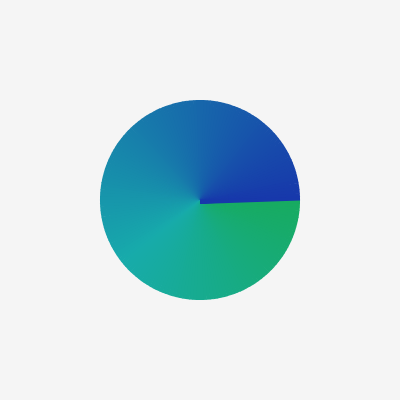
Frame 1 (no input)
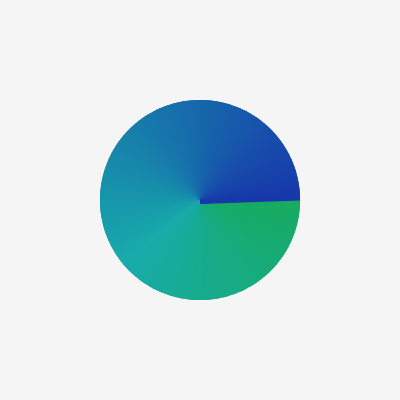
Frame 2 (the mouse pressed at the canvas centre, redrawn once)

The p5.js sketch that drew these frames (run headless with seeded random() and noise() and a simulated clock; the mouse was pressed at the canvas centre and the sketch redrawn once):

// p5.js sketch
// ── sketch.js
function setup() {
	createCanvas(400, 400);
	background(245);
	colorMode(HSL);
	rectMode(CORNER);
	angleMode(DEGREES);
	noLoop();
}

function draw() {
	noStroke();
	let from = color(150, 76, 38);
	let to = color(227, 76, 38);
	translate(width / 2, height / 2);
	for (let i = 0; i < 360; i += 2) {
		push();
		rotate(i);
		let percentage = i / 360;
		let fillColor = lerpColor(from, to, percentage);
		fill(fillColor);
		rect(0, 0, 100, 4);
		pop();
	}
}
